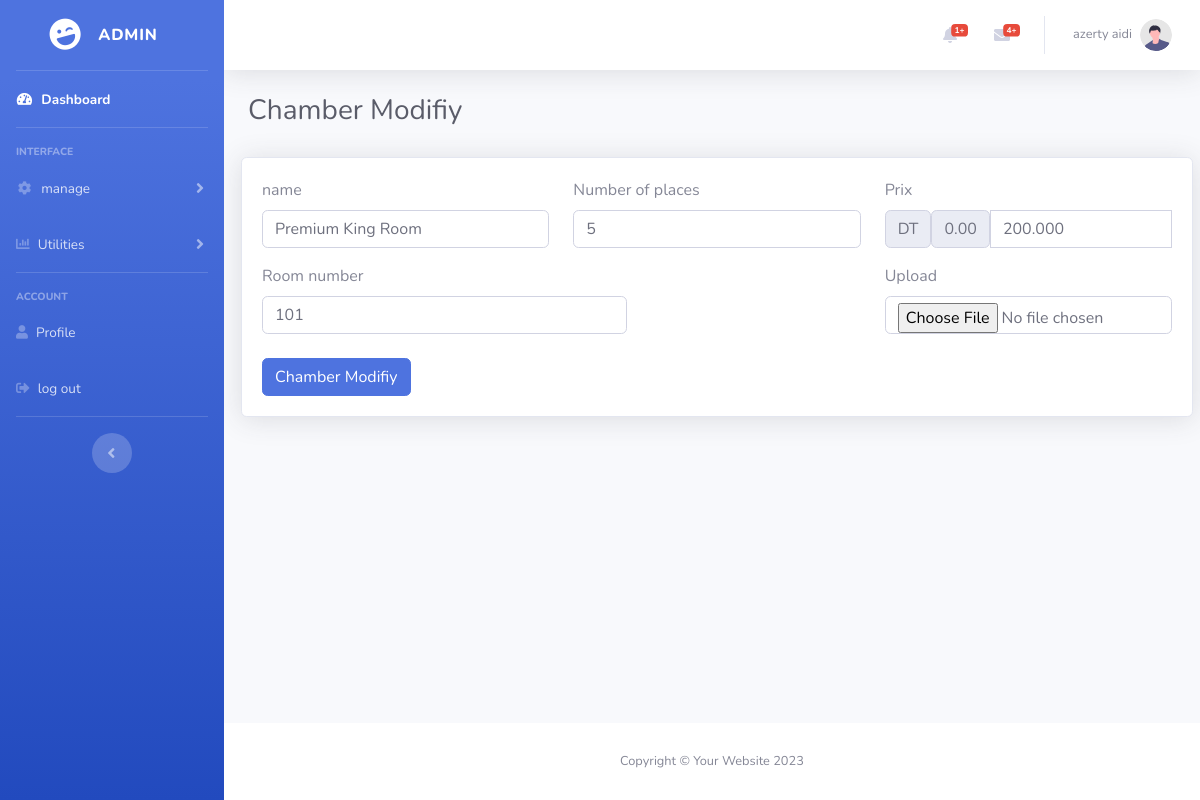
Page /viwes/admin/modifychamber.php?id=1 (signed in) on the committed database.
### tables this page shows
CREATE TABLE `chamber` (
  `id` int(11) NOT NULL,
  `nom` varchar(20) NOT NULL,
  `prix` decimal(9,3) NOT NULL,
  `nb_place` int(11) NOT NULL,
  `url_image` varchar(80) NOT NULL,
  `disponibilite` int(1) NOT NULL,
  `numero_chamber` int(11) NOT NULL
);

### database/config.php (called while the page is built, shortened)
<?php
abstract class Connexion {
function __construct()
{
$this->pdo =new PDO('mysql:host=localhost;dbname=hotel','root','');
}
}
?>

### controllers/admincontroller.php (called while the page is built, shortened)
<?php
include_once('../../database/config.php');
class controllerAdmin extends Connexion{
function listadmin($id){
    $query = "select * from admin where id = $id";
    $res = $this->pdo->prepare($query);
    $res->execute();
    return $res;
}
function listreservation($ch){
    $query = "select prenom,cl.nom,numero_chamber,confirmation,id_chamber,id_client,prix_total,date_fin,date_debut,numero from chamber c, client cl , reservation r where c.id = r.id_chamber and cl.num = r.id_client and r.confirmation = 0 ".$ch;
    $res = $this->pdo->prepare($query);
    $res->execute();
    return $res;
}
function listcontact($ch){
    $query = "select * from contact where reading = 0 ".$ch;
    $res = $this->pdo->prepare($query);
    $res->execute();
    return $res;
}
function getchamber($num){
    $query = "select * from chamber where id = $num";
    $res = $this->pdo->prepare($query);
    $res->execute();
    return $res->fetch();
}
}
?>

### viwes/admin/modifychamber.php (the view, shortened to what this page needs)
<?php
$id = $_GET['id'];
include_once("../../controllers/admincontroller.php");
$controller = new  controllerAdmin();
$res = $controller->listadmin($_SESSION["idadmin"])->fetch();
$listres = $controller->listreservation("LIMIT 3");
$n = $listres->rowCount();
$countcontact = $controller->listcontact("")->rowCount();
$chamber = $controller->getchamber($id);
?>
<!DOCTYPE html>
<html lang="en">
<head>
    <link href="vendor/fontawesome-free/css/all.min.css" rel="stylesheet" type="text/css">
    <link href="./css/style.css" rel="stylesheet" type="text/css">
    <link href="css/sb-admin-2.min.css" rel="stylesheet">
</head>
<body id="page-top">
    <div id="wrapper">
        <ul class="navbar-nav bg-gradient-primary sidebar sidebar-dark accordion" id="accordionSidebar">
            <a class="sidebar-brand d-flex align-items-center justify-content-center" href="index.html">
                <div class="sidebar-brand-icon rotate-n-15">
                    <i class="fas fa-laugh-wink"></i>
                </div>
                <div class="sidebar-brand-text mx-3">Admin</div>
            </a>
            <hr class="sidebar-divider my-0">
            <li class="nav-item active">
                <a class="nav-link" href="dashboard.php">
                    <i class="fas fa-fw fa-tachometer-alt"></i>
                    <span>Dashboard</span></a>
            </li>
            <hr class="sidebar-divider">
            <div class="sidebar-heading">
                Interface
            </div>
            <li class="nav-item">
                <a class="nav-link collapsed" href="#" data-toggle="collapse" data-target="#collapseTwo"
                    aria-expanded="true" aria-controls="collapseTwo">
                    <i class="fas fa-fw fa-cog"></i>
                    <span>manage</span>
                </a>
            </li>
            <li class="nav-item">
                <a class="nav-link collapsed" href="#" data-toggle="collapse" data-target="#collapseUtilities"
                    aria-expanded="true" aria-controls="collapseUtilities">
                    <i class="fas fa-chart-bar"></i>
                    <span>Utilities</span>
                </a>
            </li>
            <hr class="sidebar-divider">
            <div class="sidebar-heading">
            ACCOUNT
            </div>
            <li class="nav-item">
                <a class="nav-link" href="profile.php">
                <i class="fa fa-user"></i>
                    <span>Profile</span></a>
            </li>
            <li class="nav-item">
                <a class="nav-link" href="logout.php">
                <i class="fas fa-sign-out-alt" ></i>
                    <span>log out</span></a>
            </li>
            <hr class="sidebar-divider d-none d-md-block">
            <div class="text-center d-none d-md-inline">
                <button class="rounded-circle border-0" id="sidebarToggle"></button>
            </div>
        </ul>
        <div id="content-wrapper" class="d-flex flex-column">
            <div id="content">
                <nav class="navbar navbar-expand navbar-light bg-white topbar mb-4 static-top shadow">
                    <ul class="navbar-nav ml-auto">
                        <li class="nav-item dropdown no-arrow mx-1">
                            <a class="nav-link dropdown-toggle" href="#" id="alertsDropdown" role="button"
                                data-toggle="dropdown" aria-haspopup="true" aria-expanded="false">
                                <i class="fas fa-bell fa-fw"></i>
                                <span class="badge badge-danger badge-counter"><?php echo $n ?>+</span>
                            </a>
                        </li>
                        <li class="nav-item dropdown no-arrow mx-1">
                            <a class="nav-link dropdown-toggle" href="#" id="messagesDropdown" role="button"
                                data-toggle="dropdown" aria-haspopup="true" aria-expanded="false">
                                <i class="fas fa-envelope fa-fw"></i>
                                <span class="badge badge-danger badge-counter"><?php echo $countcontact ?>+</span>
                            </a>
                        </li>
                        <li class="nav-item dropdown no-arrow">
                            <a class="nav-link dropdown-toggle" href="#" id="userDropdown" role="button"
                                data-toggle="dropdown" aria-haspopup="true" aria-expanded="false">
                                <span class="mr-2 d-none d-lg-inline text-gray-600 small"><?php echo $res[3]." ".$res[4]?></span>
                                <img class="img-profile rounded-circle"
                                    src="img/undraw_profile.svg">
                            </a>
                        </li>
                    </ul>
                </nav>
                <div class="container-fluid">
                    <div class="d-sm-flex align-items-center justify-content-between mb-4">
                        <h1 class="h3 mb-0 text-gray-800"> Chamber Modifiy</h1>
                    </div>
                    <div class="row" >
                    <div class="col-xl-12 col-lg-12 card shadow" style="padding : 20px;margin:5px">
                    <form class="row g-3 needs-validation" action="modify_action_chamber.php" method="POST" enctype="multipart/form-data">
                  <div class="col-md-4">
                    <label for="validationCustom01" class="form-label">name</label>
                        <input type="text" class="form-control" id="validationCustom01" value="<?php echo $chamber[1] ?>" name="name" required>
                    </div>
                    <div class="col-md-4">
                          <label for="validationCustom02" class="form-label">Number of places</label>
                <input type="number" class="form-control" id="validationCustom02" value="<?php echo $chamber[3] ?>" name="nb_place" required>
            </div>
            <div class="col-md-4">
            <label for="validationCustomUsername" class="form-label">Prix</label>
                <div class="input-group mb-3">
                <span class="input-group-text">DT</span>
                <span class="input-group-text">0.00</span>
                <input type="text" class="form-control" id="validationCustomUsername" value="<?php echo $chamber[2] ?>" aria-describedby="inputGroupPrepend" name="prix" required>
                </div>
                </div>
                <div class="col-md-5">
                    <label for="validationCustom03" class="form-label">Room number</label>
                    <input type="number" class="form-control" id="validationCustom03" name="num" required value="<?php echo $chamber[6] ?>" >
                </div>
                    <div class="col-md-3  ">
                    </div>
                    <div class="col-md-4  ">
                    <label class="form-label" for="inputGroupFile0">Upload</label>
                    <input type="file" class="form-control" id="inputGroupFile01" name="file">
                    </div>
                    <div class="col-12">
                        <br>
                        <button class="btn btn-primary" type="submit">Chamber Modifiy</button>
                    </div>
                    </form>
                    </div>
                    </div>
                   </div>
                   </div>
            <footer class="sticky-footer bg-white">
                <div class="container my-auto">
                    <div class="copyright text-center my-auto">
                        <span>Copyright &copy; Your Website 2023</span>
                    </div>
                </div>
            </footer>
            </div>
            </div>
</body>
</html>

### rows in the picture
chamber: name "Premium King Room", nb_place "5", prix "200.000", num "101"

### other values in the picture
$n "1"
$countcontact "4"
$res[3] "azerty"
$res[4] "aidi"
